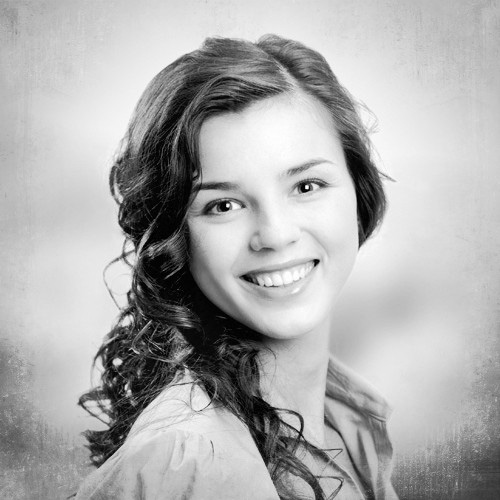
#> input picture assets/preview500.jpg, 500 x 500 px, found by its file name
$ python lowpass.py
#> lines starting #> are read from the running program, lines starting #| are printed output that depends on the picture
import cv2
# import Numpy
import numpy as np

img=cv2.imread("./assets/preview500.jpg")
#> img is the input picture: shape (500, 500, 3); min 0, max 255, mean 173.7

kernel=np.array([[1,1,1,1,1],
[1,1,1,1,1],
[1,1,1,1,1],
[1,1,1,1,1],
[1,1,1,1,1]])

kernel=kernel/sum(kernel)
img_fil=cv2.filter2D(img,-1,kernel)
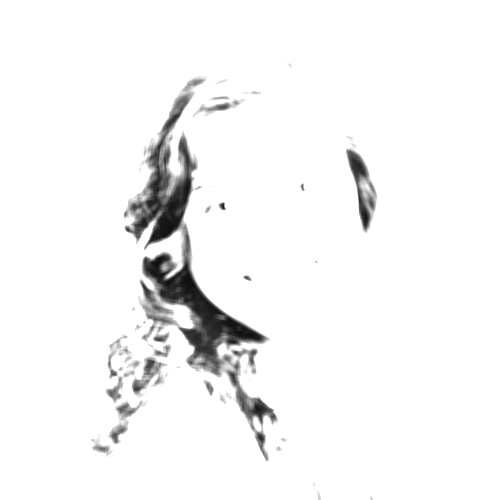
#> img_fil: shape (500, 500, 3); min 15, max 255, mean 244.9
cv2.imshow('original',img)
cv2.imshow('filtered',img_fil)
cv2.waitKey(0)
cv2.destroyAllWindows()
